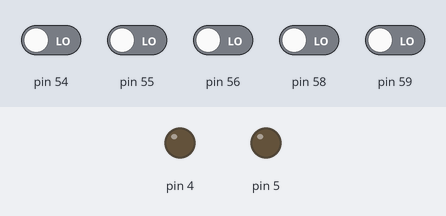
The sketch below on a simulated Arduino Mega 2560, built with avr-gcc and run on an emulated ATmega2560. Parts: output pins drawn as LEDs (lit = HIGH). The inputs (shaded band) are chosen by the test bench; at power-on: pin 54–56, pin 58, pin 59 LOW.

Above: at 1.2 s.
1.3 s: pin 54 driven HIGH and pin 55 driven HIGH
At 2.4 s:
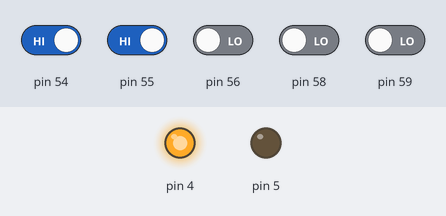
2.8 s: pin 54 driven LOW
At 3.6 s:
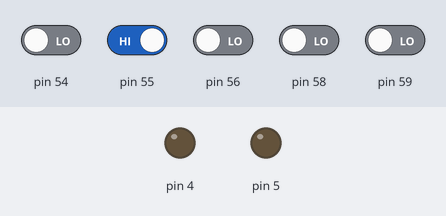
4.3 s: pin 54 driven HIGH
At 4.7 s:
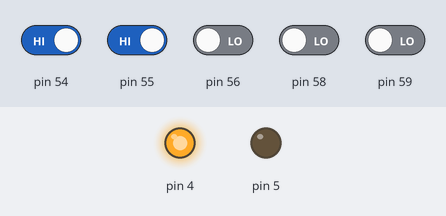
5.8 s: pin 55 driven LOW and pin 56 driven HIGH
At 7.1 s:
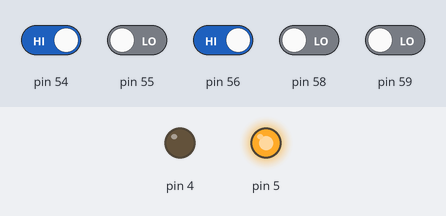
Timing chart, 0 to 8.3 s (numbered marks = the images above; inputs shaded):
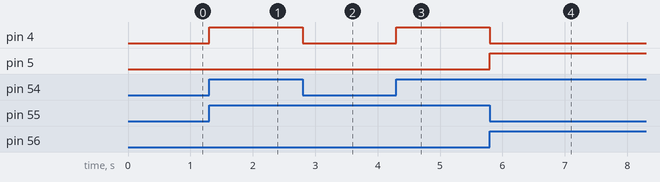

The sketch:

TC202_Rampe__l_vatrice.ino
```cpp
#include <SPI.h>
#include <Controllino.h>

//
// Tâche : TC202_Rampe_élévatrice
//

// Définition des variables
bool bMarche;           // Rampe élévatrice allumée
bool bMonter;           // monter
bool bDescendre;        // descendre
bool bFinHaut;          // atteint le niveau supérieur
bool bFinBas;           // atteint le niveau inférieur

//
// Configuration
//
void setup() {
  // Définir les broches en tant qu'entrées ou sorties
  pinMode(CONTROLLINO_A0, INPUT);
  pinMode(CONTROLLINO_A1, INPUT);
  pinMode(CONTROLLINO_A2, INPUT);
  pinMode(CONTROLLINO_A4, INPUT);
  pinMode(CONTROLLINO_A5, INPUT);
  pinMode(CONTROLLINO_D2, OUTPUT);
  pinMode(CONTROLLINO_D3, OUTPUT);
}

//
// Boucle
//
void loop() {
  // Allumage / Extinction
  if (digitalRead(CONTROLLINO_A0))
    bMarche = true;
  else
    bMarche = false;

  // Détection de la fin supérieure
  if (digitalRead(CONTROLLINO_A4))
  {
    bFinHaut = true;
  }
  else
  {
    bFinHaut = false;
  }

  // Détection de la fin inférieure
  if (digitalRead(CONTROLLINO_A5))
  {
    bFinBas = true;
  }
  else
  {
    bFinBas = false;
  }

  // Monter
  if (digitalRead(CONTROLLINO_A1) && !bFinHaut && bMarche)
  {
    bMonter = true;
  }
  else
  {
    bMonter = false;
  }

  // Descendre
  if (digitalRead(CONTROLLINO_A2) && !bFinBas && bMarche)
  {
    bDescendre = true;
  }
  else
  {
    bDescendre = false;
  }

  // Activer le moteur
  if (bMonter && !bDescendre)
  {
    digitalWrite(CONTROLLINO_D3, LOW);
    digitalWrite(CONTROLLINO_D2, HIGH);
  }
  else
  {
    if (bDescendre && !bMonter)
    {
      digitalWrite(CONTROLLINO_D2, LOW);
      digitalWrite(CONTROLLINO_D3, HIGH);
    }
    else
    {
      digitalWrite(CONTROLLINO_D2, LOW);
      digitalWrite(CONTROLLINO_D3, LOW);
    }
  }
}
```

Measured:
- after the input at 1.3 s, pin 4: LOW → HIGH at once
- after the input at 2.8 s, pin 4: HIGH → LOW at once
- after the input at 4.3 s, pin 4: LOW → HIGH at once
- after the input at 5.8 s, pin 4: HIGH → LOW at once; pin 5: LOW → HIGH at once
